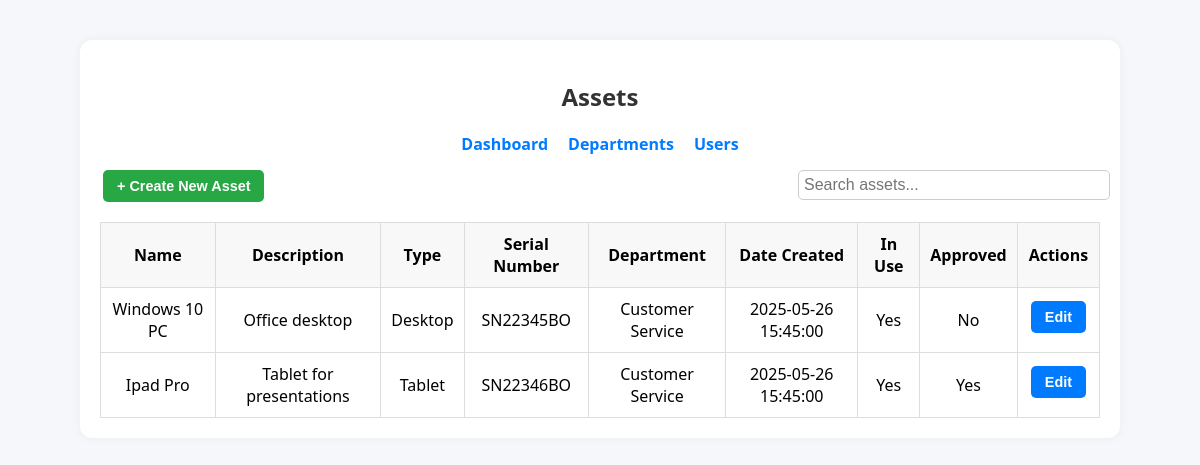
The app's page /assets (signed in), older data.
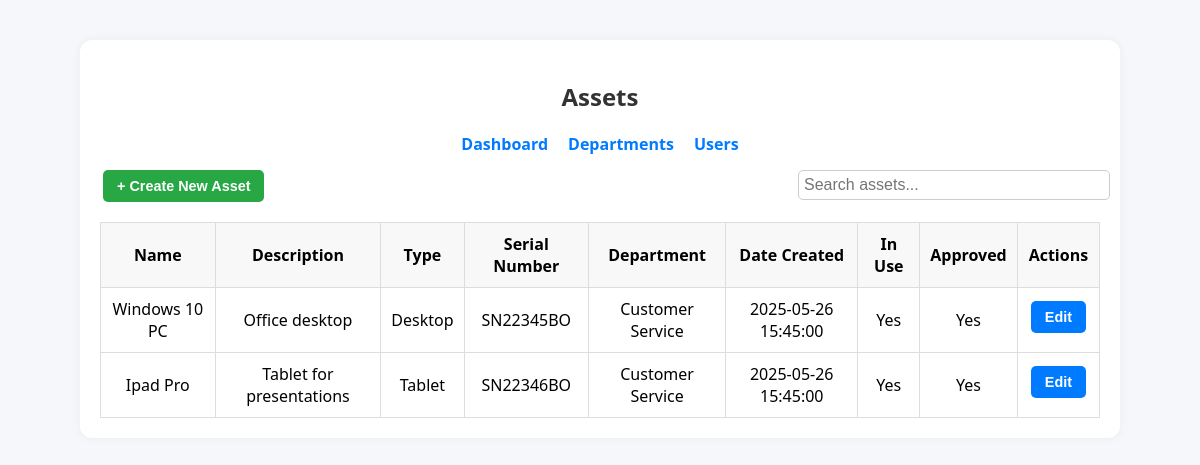
The same page, newer data.
### tables this page shows
CREATE TABLE Asset (
        id INTEGER PRIMARY KEY AUTOINCREMENT,
        name TEXT NOT NULL,
        description TEXT,
        type TEXT,
        serial_number TEXT UNIQUE,
        date_created TEXT,
        in_use INTEGER NOT NULL DEFAULT 1,
        approved INTEGER NOT NULL DEFAULT 0,
        owner_id INTEGER,
        department_id INTEGER,
        FOREIGN KEY(owner_id) REFERENCES User(id),
        FOREIGN KEY(department_id) REFERENCES Department(id)
    );

CREATE TABLE Department (
        id INTEGER PRIMARY KEY AUTOINCREMENT,
        name TEXT NOT NULL
    );

### app.py (the view)
@app.route('/assets')
@login_required
def assets():
    user = current_user()
    connection = get_db()
    cursor = connection.cursor()
    if user['role'] == 'Admin':
         cursor.execute('''
            SELECT a.*, u.username AS owner_username, d.name AS department_name
            FROM Asset a
            LEFT JOIN User u ON a.owner_id = u.id
            LEFT JOIN Department d ON a.department_id = d.id
        ''')
    else:
        cursor.execute('''
            SELECT a.*, u.username AS owner_username, d.name AS department_name
            FROM Asset a
            LEFT JOIN User u ON a.owner_id = u.id
            LEFT JOIN Department d ON a.department_id = d.id
            WHERE a.owner_id = ?
        ''', (user['id'],))
    assets = cursor.fetchall()
    cursor.execute("SELECT * FROM Department")
    departments = cursor.fetchall()
    cursor.execute("SELECT id, username FROM User ORDER BY username ASC")
    users = cursor.fetchall()
    return render_template('assets.html', assets=assets, user=user, departments=departments, users=users)

### app.py (called while the page is built)
def get_db():
    if 'db' not in g:
        g.db = sql.connect(app.config['DATABASE'])
        g.db.row_factory = sql.Row
    return g.db

def query_db(query, args=(), one=False):
    cursor = get_db().execute(query, args)
    rv = cursor.fetchall()
    cursor.close()
    return (rv[0] if rv else None) if one else rv

def current_user():
    if 'user_id' in session:
        return query_db('SELECT * FROM User WHERE id = ?', [session['user_id']], one=True)
    return None

def login_required(f):
    @wraps(f)
    def decorated_function(*args, **kwargs):
        if 'user_id' not in session:
            flash('Please log in to access this page.', 'warning')
            return redirect(url_for('login'))
        return f(*args, **kwargs)
    return decorated_function

### templates/assets.html (shortened to what this page needs)
<!DOCTYPE html>
<html lang="en">
  <head>
    <link
      rel="stylesheet"
      href="{{ url_for('static', filename='css/style.css') }}"
    />
    <link
      rel="stylesheet"
      href="{{ url_for('static', filename='css/assets.css') }}"
    />
  </head>
  <body>
    <div class="assets-container">
      <h2 class="text-center">Assets</h2>
      <nav class="nav-links">
        <a href="{{ url_for('dashboard') }}">Dashboard</a>
        <a href="{{ url_for('departments') }}">Departments</a>
        <a href="{{ url_for('users') }}">Users</a>
      </nav>
      <button class="btn btn-create" id="openCreateModal">
        + Create New Asset
      </button>
      <input type="text" id="searchBar" placeholder="Search assets..." />
      <table>
        <thead>
          <tr>
            <th>Name</th>
            <th>Description</th>
            <th>Type</th>
            <th>Serial Number</th>
            <th>Department</th>
            <th>Date Created</th>
            <th>In Use</th>
            <th>Approved</th>
            <th>Actions</th>
          </tr>
        </thead>
        <tbody>
          {% for asset in assets %}
          <tr>
            <td>{{ asset['name'] }}</td>
            <td>{{ asset['description'] or '—' }}</td>
            <td>{{ asset['type'] or '—' }}</td>
            <td>{{ asset['serial_number'] or '—' }}</td>
            <td>{{ asset['department_name'] or '—' }}</td>
            <td>{{ asset['date_created'] }}</td>
            <td>{{ 'Yes' if asset['in_use'] else 'No' }}</td>
            <td>{{ 'Yes' if asset['approved'] else 'No' }}</td>
            <td>
               {% if user['role'] == 'Admin' or asset['owner_id'] ==
              user['id'] %}
              <button
                class="btn btn-edit"
                data-id="{{ asset['id'] }}"
                data-name="{{ asset['name'] }}"
                data-description="{{ asset['description'] }}"
                data-type="{{ asset['type'] }}"
                data-serial="{{ asset['serial_number'] }}"
                data-department="{{ asset['department_id'] or '' }}"
                data-inuse="{{ asset['in_use'] }}"
                data-approved="{{ asset['approved'] }}"
                data-userid="{{ asset['owner_id'] }}"
                id="editBtn-{{ asset['id'] }}"
              >
                Edit
              </button>
              {% endif %}
            </td>
          </tr>
          {% else %}
          <tr>
            <td colspan="9">No assets found.</td>
          </tr>
          {% endfor %}
        </tbody>
      </table>
    </div>
  </body>
</html>

Row changes from the older to the newer data that the page shows:
changed Asset "Windows 10 PC": approved "No" → "Yes"
